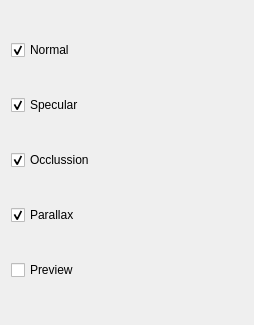
       <widget class="QWidget" name="scrollAreaWidgetContents">
        <property name="geometry">
         <rect>
          <x>0</x>
          <y>0</y>
          <width>254</width>
          <height>325</height>
         </rect>
        </property>
        <layout class="QGridLayout" name="gridLayout_11">
         <item row="0" column="0">
          <widget class="QCheckBox" name="checkBoxExportNormal">
           <property name="text">
            <string>Normal</string>
           </property>
           <property name="checked">
            <bool>true</bool>
           </property>
          </widget>
         </item>
         <item row="1" column="0">
          <widget class="QCheckBox" name="checkBoxExportSpecular">
           <property name="text">
            <string>Specular</string>
           </property>
           <property name="checked">
            <bool>true</bool>
           </property>
          </widget>
         </item>
         <item row="2" column="0">
          <widget class="QCheckBox" name="checkBoxExportOcclusion">
           <property name="text">
            <string>Occlussion</string>
           </property>
           <property name="checked">
            <bool>true</bool>
           </property>
          </widget>
         </item>
         <item row="3" column="0">
          <widget class="QCheckBox" name="checkBoxExportParallax">
           <property name="text">
            <string>Parallax</string>
           </property>
           <property name="checked">
            <bool>true</bool>
           </property>
          </widget>
         </item>
         <item row="4" column="0">
          <widget class="QCheckBox" name="checkBoxExportPreview">
           <property name="text">
            <string>Preview</string>
           </property>
           <property name="checked">
            <bool>false</bool>
           </property>
          </widget>
         </item>
        </layout>
       </widget>
